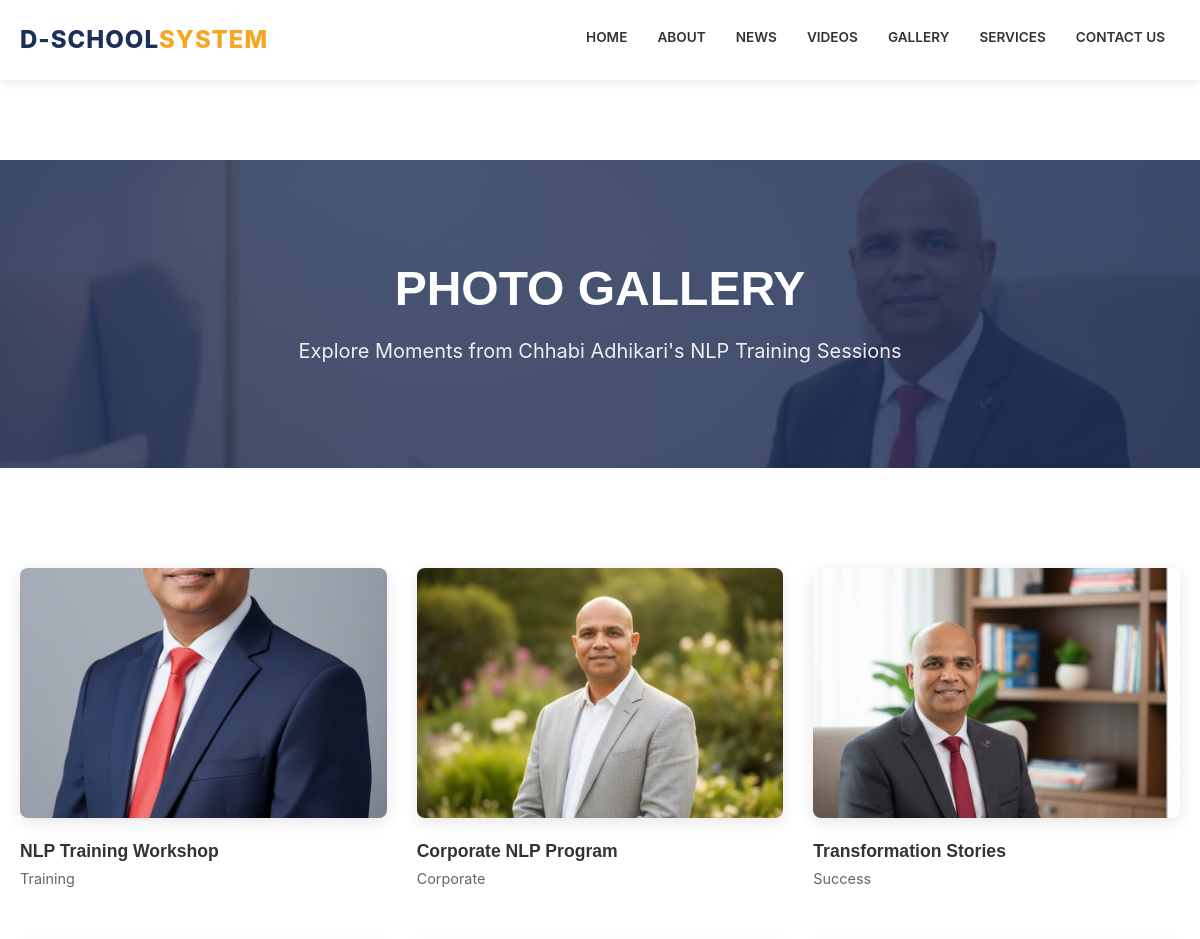
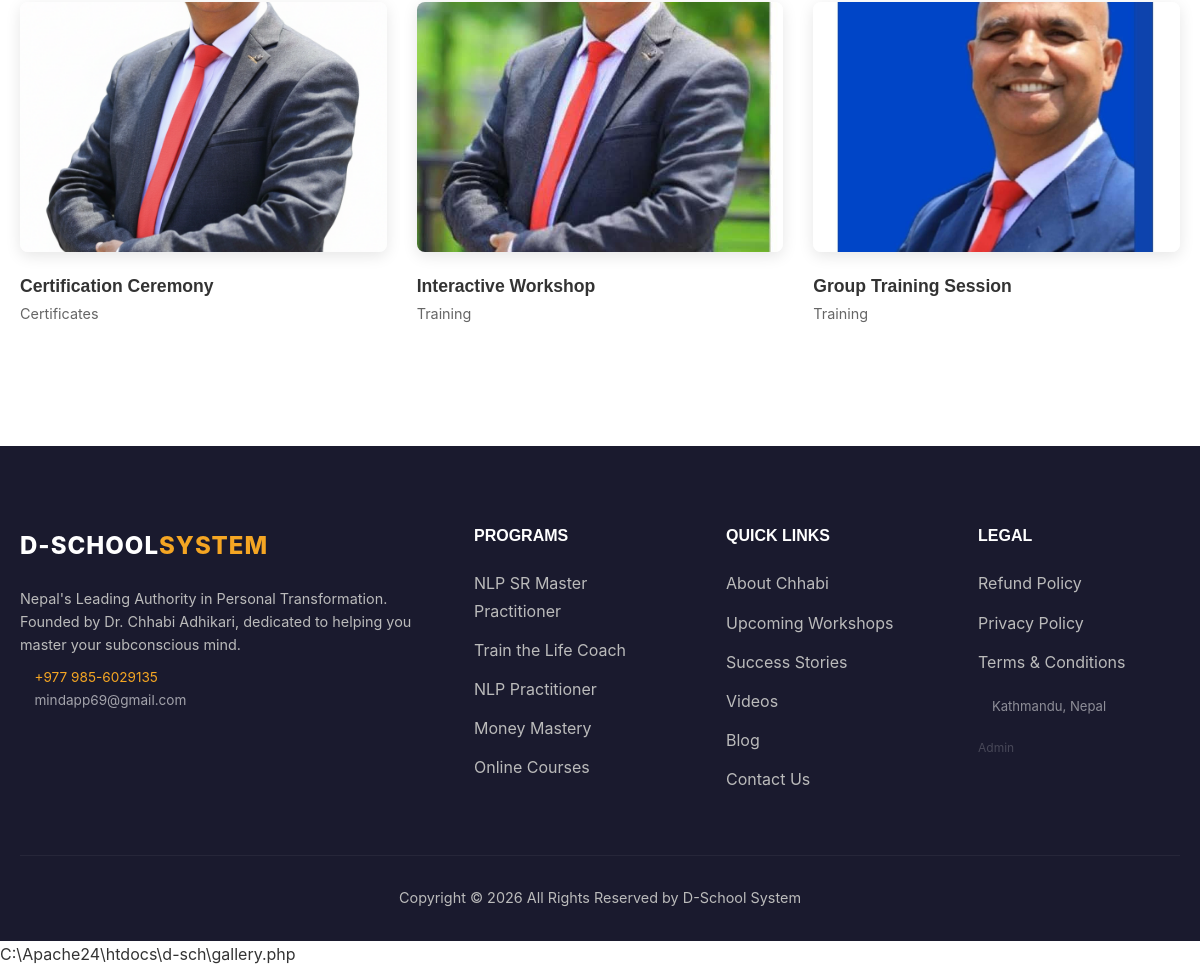
/gallery.php, run on the app's committed database (2 pictures, top to bottom).
### tables this page shows
CREATE TABLE `gallery` (
  `id` int(11) NOT NULL AUTO_INCREMENT,
  `title` varchar(255) DEFAULT NULL,
  `image_path` varchar(500) NOT NULL,
  `alt_text` varchar(500) DEFAULT NULL,
  `category` varchar(100) DEFAULT 'General',
  `is_active` tinyint(4) DEFAULT 1,
  `sort_order` int(11) DEFAULT 0,
  `created_at` timestamp NULL DEFAULT current_timestamp(),
  PRIMARY KEY (`id`)
);

### config.php (called while the page is built, shortened)
<?php
function getDB(): PDO {
    static $pdo = null;
    if ($pdo === null) {
        try {
            $pdo = new PDO(
                "mysql:host=" . DB_HOST . ";dbname=" . DB_NAME . ";charset=utf8mb4",
                DB_USER, DB_PASS,
                [PDO::ATTR_ERRMODE => PDO::ERRMODE_EXCEPTION,
                 PDO::ATTR_DEFAULT_FETCH_MODE => PDO::FETCH_ASSOC,
                 PDO::ATTR_EMULATE_PREPARES => false]
            );
        } catch (PDOException $e) {
            die('<div style="font-family:sans-serif;padding:40px;background:#fff0f0;border:1px solid #f00;margin:20px;border-radius:8px"><h2>Database Error</h2><p>' . htmlspecialchars($e->getMessage()) . '</p><p><a href="' . BASE_URL . '/setup.php">Run Setup</a></p></div>');
        }
    }
    return $pdo;
}
function getSetting(string $key, string $default = ''): string {
    static $cache = [];
    if (!isset($cache[$key])) {
        try {
            $stmt = getDB()->prepare("SELECT setting_value FROM settings WHERE setting_key = ?");
            $stmt->execute([$key]);
            $cache[$key] = $stmt->fetchColumn() ?: $default;
        } catch (Exception $e) {
            return $default;
        }
    }
    return $cache[$key];
}
function h(string $s): string {
    return htmlspecialchars($s, ENT_QUOTES, 'UTF-8');
}

### gallery.php (the view)
<?php
include 'includes/header.php';
$galleryImages = [];
try {
    $stmt = getDB()->prepare("SELECT * FROM gallery WHERE is_active = 1 ORDER BY sort_order ASC, id DESC");
    $stmt->execute();
    $galleryImages = $stmt->fetchAll();
} catch (Exception $e) {
    $galleryImages = [];
}
?>
    <section class="page-banner" style="background: linear-gradient(rgba(26, 47, 90, 0.8), rgba(26, 47, 90, 0.8)), url('<?= BASE_URL ?>/assets/Gemini_Generated_Image_2hrh3z2hrh3z2hrh.png') center/cover; padding: 100px 0; color: #fff; text-align: center; margin-top: 80px;">
        <div class="container">
            <h1 style="color: #fff; font-size: 3rem; text-transform: uppercase;">Photo Gallery</h1>
            <p style="font-size: 1.25rem; opacity: 0.9;">Explore Moments from Chhabi Adhikari's NLP Training Sessions</p>
        </div>
    </section>
    <section class="gallery-section" style="padding: 100px 0;">
        <div class="container">
            <?php if (empty($galleryImages)): ?>
                <p style="text-align: center; color: #666;">No gallery images yet. Check back soon!</p>
            <?php else: ?>
                <div class="gallery-grid" style="display: grid; grid-template-columns: repeat(auto-fit, minmax(300px, 1fr)); gap: 30px;">
                    <?php foreach ($galleryImages as $img): ?>
                        <div class="gallery-item">
                            <img src="<?= BASE_URL ?>/<?= h(ltrim($img['image_path'], '/')) ?>" alt="<?= h($img['alt_text'] ?? $img['title'] ?? 'Gallery Image') ?>" style="width: 100%; height: 250px; object-fit: cover; border-radius: 8px; box-shadow: 0 4px 15px rgba(0,0,0,0.1);">
                            <div class="gallery-content" style="padding: 15px 0;">
                                <h4 style="margin: 0; font-size: 1.1rem;"><?= h($img['title'] ?? 'Gallery') ?></h4>
                                <p style="color: #666; font-size: 0.9rem; margin: 5px 0;"><?= h($img['category'] ?? '') ?></p>
                            </div>
                        </div>
                    <?php endforeach; ?>
                </div>
            <?php endif; ?>
        </div>
    </section>
<?php include 'includes/footer.php'; ?></content>
<parameter name="filePath">C:\Apache24\htdocs\d-sch\gallery.php

### includes/header.php (shortened to what this page needs)
<?php
if (file_exists(__DIR__ . '/../config.php')) {
    require_once __DIR__ . '/../config.php';
    $siteTitle = getSetting('site_title', 'Chhabi Adhikari | D School System | NLP Training in Nepal');
    $siteMeta  = getSetting('site_description', 'Certified NLP Trainer and Founder of D School System. Transform your life and career with expert coaching in Nepal.');
} else {
    $siteTitle = 'Chhabi Adhikari | D School System | NLP Training in Nepal';
    $siteMeta  = 'Certified NLP Trainer and Founder of D School System. Transform your life and career with expert coaching in Nepal.';
}
?>
<!DOCTYPE html>
<html lang="en">
<head>
    <link rel="stylesheet" href="https://cdnjs.cloudflare.com/ajax/libs/font-awesome/6.4.0/css/all.min.css">
    <link rel="stylesheet" href="<?= BASE_URL ?>/css/style.css">
</head>
<body>
    <header>
        <div class="container">
            <nav role="navigation" aria-label="Main navigation">
                <div class="logo">
                    <a href="<?= BASE_URL ?>/index.php">D-SCHOOL<span>SYSTEM</span></a>
                </div>
                <ul class="nav-links" role="menubar">
                    <li class="nav-item" role="none"><a href="<?= BASE_URL ?>/index" role="menuitem">Home</a></li>
                    <li class="nav-item" role="none"><a href="<?= BASE_URL ?>/about" role="menuitem">About</a></li>
                    <li class="nav-item" role="none"><a href="<?= BASE_URL ?>/blog" role="menuitem">News</a></li>
                    <li class="nav-item" role="none"><a href="<?= BASE_URL ?>/videos" role="menuitem">Videos</a></li>
                    <li class="nav-item" role="none"><a href="<?= BASE_URL ?>/gallery" role="menuitem">Gallery</a></li>
                    <li class="nav-item" role="none"><a href="<?= BASE_URL ?>/courses" role="menuitem">Services</a></li>
                    <li class="nav-item" role="none"><a href="<?= BASE_URL ?>/contact" role="menuitem">Contact Us</a></li>
                </ul>
            </nav>
        </div>
    </header>

### includes/footer.php (shortened to what this page needs)
<?php
$fbUrl    = getSetting('facebook_url',  '#');
$ytUrl    = getSetting('youtube_url',   '#');
$igUrl    = getSetting('instagram_url', '#');
$liUrl    = getSetting('linkedin_url',  '#');
$phone    = getSetting('contact_phone', '');
$email    = getSetting('contact_email', '');
$address  = getSetting('contact_address', 'Kathmandu, Nepal');
$footDesc = getSetting('footer_description', "Nepal's Leading Authority in Personal Transformation. Founded by Chhabi Adhikari.");
?>
    <footer>
        <div class="container">
            <div class="footer-grid">
                <div class="footer-brand">
                    <div class="logo">
                        <a href="<?= BASE_URL ?>/index.php" style="color:#fff;">D-SCHOOL<span style="color:var(--primary);">SYSTEM</span></a>
                    </div>
                    <p style="margin-top:20px;font-size:.9rem;line-height:1.6;"><?= htmlspecialchars($footDesc) ?></p>
                    <?php if ($phone): ?><p style="margin-top:10px;font-size:.85rem;color:var(--primary)"><i class="fas fa-phone"></i> <?= htmlspecialchars($phone) ?></p><?php endif; ?>
                    <?php if ($email): ?><p style="font-size:.85rem;color:rgba(255,255,255,.6)"><i class="fas fa-envelope"></i> <?= htmlspecialchars($email) ?></p><?php endif; ?>
                </div>
                <div class="footer-col">
                    <h4>Programs</h4>
                    <ul style="padding:0;">
                        <li><a href="<?= BASE_URL ?>/nlp-sr-master">NLP SR Master Practitioner</a></li>
                        <li><a href="<?= BASE_URL ?>/ttclc">Train the Life Coach</a></li>
                        <li><a href="<?= BASE_URL ?>/nlp-practitioner">NLP Practitioner</a></li>
                        <li><a href="<?= BASE_URL ?>/money">Money Mastery</a></li>
                        <li><a href="<?= BASE_URL ?>/online-courses">Online Courses</a></li>
                    </ul>
                </div>
                <div class="footer-col">
                    <h4>Quick Links</h4>
                    <ul style="padding:0;">
                        <li><a href="<?= BASE_URL ?>/about">About Chhabi</a></li>
                        <li><a href="<?= BASE_URL ?>/calendar">Upcoming Workshops</a></li>
                        <li><a href="<?= BASE_URL ?>/success-stories">Success Stories</a></li>
                        <li><a href="<?= BASE_URL ?>/videos">Videos</a></li>
                        <li><a href="<?= BASE_URL ?>/blog">Blog</a></li>
                        <li><a href="<?= BASE_URL ?>/contact">Contact Us</a></li>
                    </ul>
                </div>
                <div class="footer-col">
                    <h4>Legal</h4>
                    <ul style="padding:0;">
                        <li><a href="<?= BASE_URL ?>/refund-policy">Refund Policy</a></li>
                        <li><a href="<?= BASE_URL ?>/privacy-policy">Privacy Policy</a></li>
                        <li><a href="<?= BASE_URL ?>/terms">Terms & Conditions</a></li>
                    </ul>
                    <?php if($address): ?>
                    <div style="margin-top:20px;font-size:.82rem;color:rgba(255,255,255,.5);line-height:1.6">
                        <i class="fas fa-map-marker-alt" style="color:var(--primary)"></i> <?= htmlspecialchars($address) ?>
                    </div>
                    <?php endif; ?>
                    <div style="margin-top:16px">
                        <a href="<?= BASE_URL ?>/admin/login.php" style="font-size:.75rem;color:rgba(255,255,255,.2);text-decoration:none" title="Admin Login">Admin</a>
                    </div>
                </div>
            </div>
            <div class="copyright">
                <p>Copyright &copy; <?= date('Y') ?> All Rights Reserved by D-School System</p>
            </div>
        </div>
    </footer>
</body>
</html>

### css/style.css (style rules this page uses)
:root { --primary: #F5A623; --primary-dark: #E87722; --secondary: #1A2F5A; --accent: #FF6600; --text-dark: #333333; --text-light: #ffffff; --text-grey: #666666; --bg-light: #ffffff; --bg-section: #F9F9F9; --bg-footer: #1A1A2E; --border-color: #DDDDDD; --transition: all 0.4s cubic-bezier(0.165, 0.84, 0.44, 1); --font-heading: 'Outfit', sans-serif; --font-body: 'Inter', sans-serif; --shadow-sm: 0 2px 8px rgba(0, 0, 0, 0.1); --shadow-md: 0 5px 20px rgba(0, 0, 0, 0.1); --shadow-lg: 0 15px 35px rgba(0, 0, 0, 0.15); }
* { margin: 0; padding: 0; box-sizing: border-box; }
body { font-family: var(--font-body); color: var(--text-dark); line-height: 1.7; background-color: var(--bg-light); overflow-x: hidden; padding-top: 80px; }
a { text-decoration: none; color: inherit; transition: var(--transition); }
ul { list-style: none; }
.container { max-width: 1200px; margin: 0 auto; padding: 0 20px; }
h1, h2, h3, h4 { font-family: var(--font-heading); font-weight: 700; line-height: 1.2; margin-bottom: 1rem; }
h1 { font-size: 3.5rem; }
header { background: #fff; padding: 0; position: fixed; width: 100%; top: 0; z-index: 1000; box-shadow: 0 2px 10px rgba(0, 0, 0, 0.1); }
nav { display: flex; justify-content: space-between; align-items: center; height: 80px; }
.logo { font-size: 1.5rem; font-weight: 800; color: var(--secondary); letter-spacing: 1px; }
.logo span { color: var(--primary); }
.nav-links { display: flex; height: 100%; }
.nav-item { position: relative; height: 100%; display: flex; align-items: center; padding: 0 15px; }
.nav-item>a { font-size: 0.85rem; font-weight: 600; color: var(--text-dark); text-transform: uppercase; display: flex; align-items: center; gap: 5px; }
.nav-item>a { position: relative; padding-bottom: 4px; }
.nav-item>a::after { content: ''; position: absolute; bottom: 0; left: 50%; transform: translateX(-50%) scaleX(0); width: 100%; height: 2px; background: var(--primary); border-radius: 2px; box-shadow: 0 0 8px var(--primary), 0 0 16px rgba(245, 166, 35, 0.5); transition: transform 0.3s ease; transform-origin: center; }
footer { background: var(--bg-footer); color: #bbb; padding: 80px 0 30px; }
.footer-grid { display: grid; grid-template-columns: 2fr 1fr 1fr 1fr; gap: 50px; }
.footer-col h4 { color: #fff; margin-bottom: 25px; text-transform: uppercase; font-size: 1rem; }
.footer-col li { margin-bottom: 12px; }
.copyright { text-align: center; border-top: 1px solid rgba(255, 255, 255, 0.05); margin-top: 50px; padding-top: 30px; font-size: 0.9rem; }

### data on the page
gallery: image_path (picture), title "NLP Training Workshop", category "Training"
gallery: image_path (picture), title "Corporate NLP Program", category "Corporate"
gallery: image_path (picture), title "Transformation Stories", category "Success"
gallery: image_path (picture), title "Certification Ceremony", category "Certificates"
gallery: image_path (picture), title "Interactive Workshop", category "Training"
gallery: image_path (picture), title "Group Training Session", category "Training"

### other printed values
$footDesc "Nepal's Leading Authority in Personal Transformation. Founded by Dr. Chhabi Adhikari, dedicated to helping you master your subconscious mind."
$phone "+977 985-6029135"
$email "mindapp69@gmail.com"
$address "Kathmandu, Nepal"
